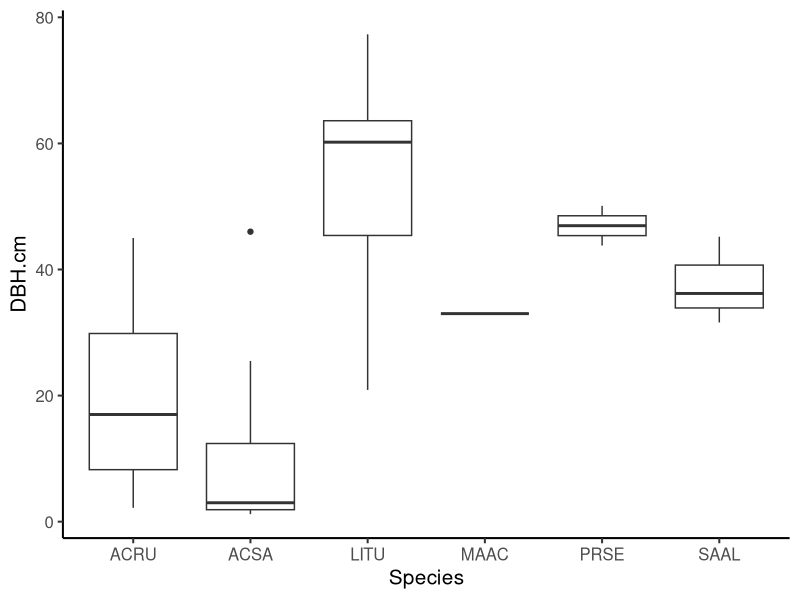

This chart was generated by the following R code:
# Code to QAQC plot census data
# code will be adapted to compare data across censuses

library(tidyverse)

# read in the data and inspect
dat = read.csv("./Raw.Data/Plot_Census_2026.csv")
str(dat)
summary(dat)

# detect duplicates
dat %>%
  count(StemID) %>%
  filter(n > 1)

# make sure species codes are entered consistently
table(dat$Species)

# check if any value in any column is NA
table(is.na(dat))

# check range of DBH
# no value should be < 1
range(dat$DBH.cm)

# check to see if two decimal places were entered, should only be 1
dat %>%
  filter(DBH.cm != round(DBH.cm, 1))

# look to see if there is species-specific outlier detection
trees.qaqc <- dat %>%
  group_by(Species) %>%
  mutate(
    mean.dbh = mean(DBH.cm, na.rm = TRUE),
    sd.dbh = sd(DBH.cm, na.rm = TRUE),
    z = (DBH.cm - mean.dbh) / sd.dbh,
    flag.outlier = abs(z) > 3)

table(trees.qaqc$flag.outlier)
# flagging an ACSA much larger than mean for the species

# Visualize DBH for species

library(ggplot2)

ggplot(dat, aes(x = Species, y = DBH.cm)) +
  geom_boxplot()+
  theme_classic(base_size = 15)
